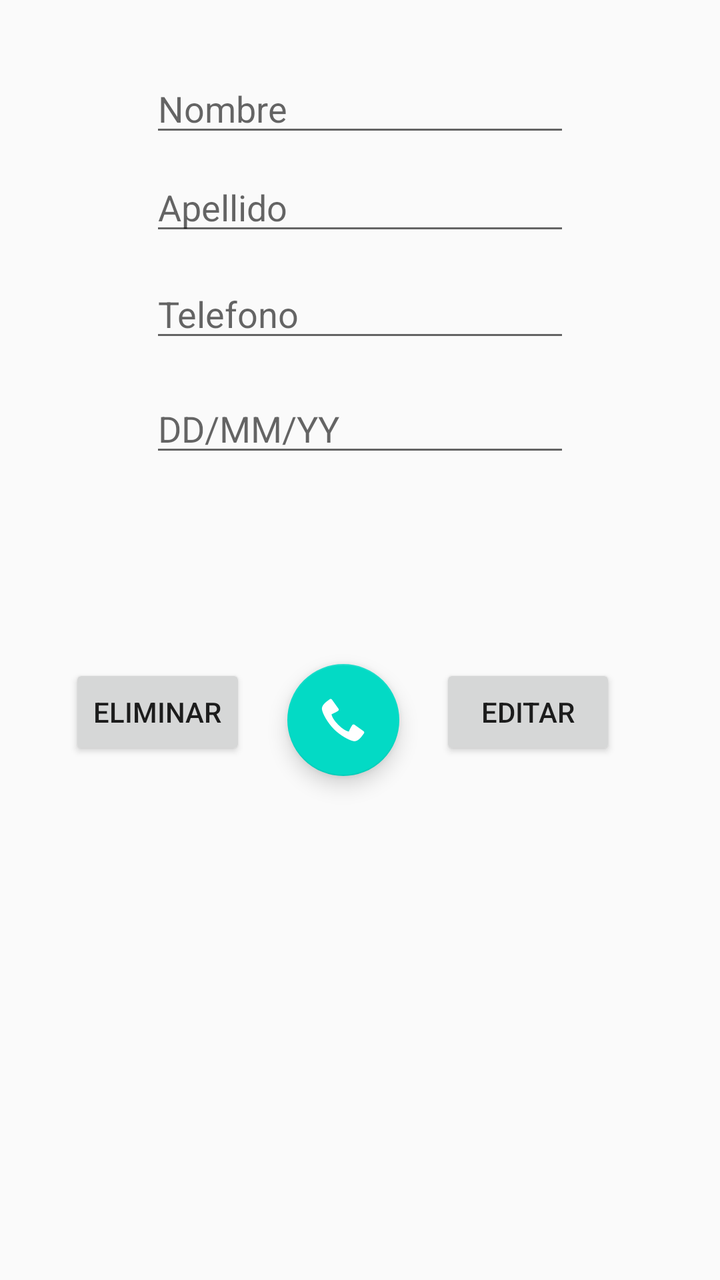
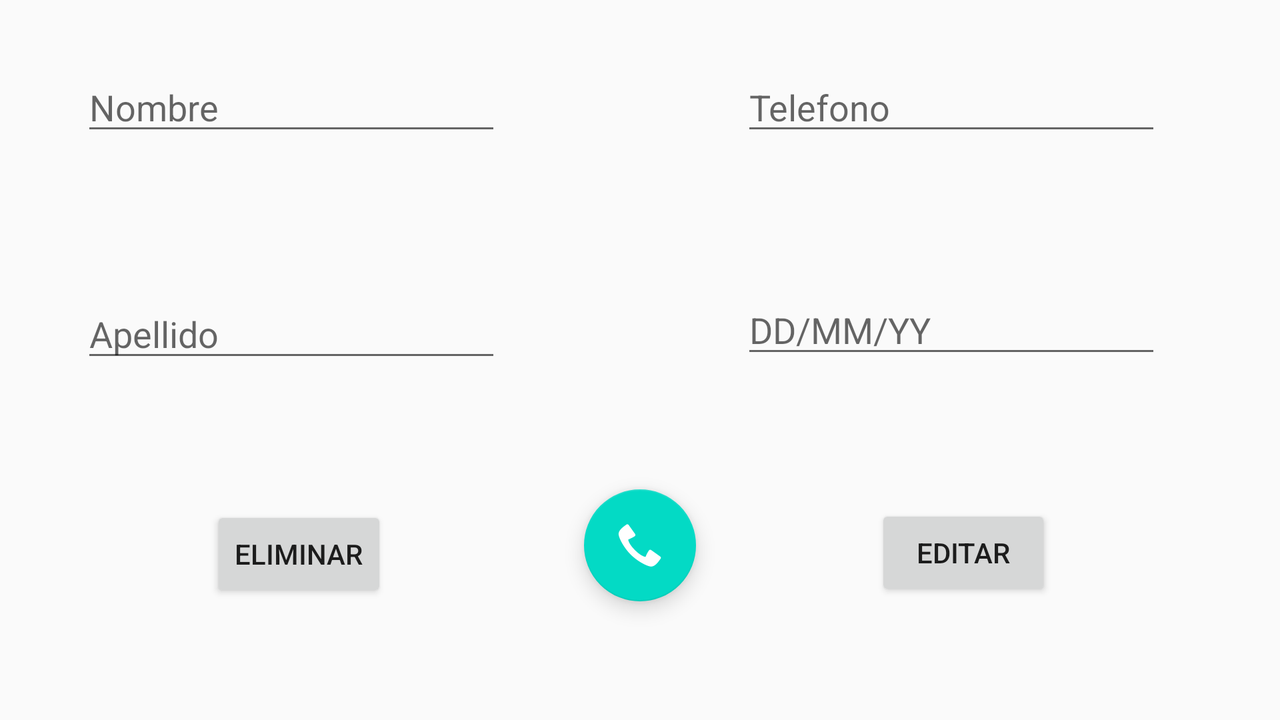

Compare how this app lays out the same screen by default and in its alternative resource folder. The renders come first, then the two layout files and the values they reference.
<!-- AndroidManifest.xml: application theme AppTheme -->
<!-- res/layout/activity_info_contacto.xml -->
<?xml version="1.0" encoding="utf-8"?>
<android.support.constraint.ConstraintLayout xmlns:android="http://schemas.android.com/apk/res/android"
    xmlns:app="http://schemas.android.com/apk/res-auto"
    xmlns:tools="http://schemas.android.com/tools"
    android:layout_width="match_parent"
    android:layout_height="match_parent"
    tools:context="com.labprogtest01.InfoContacto">

    <EditText
        android:id="@+id/editNombre"
        android:layout_width="wrap_content"
        android:layout_height="wrap_content"
        android:layout_marginTop="32dp"
        android:ems="10"
        android:hint="@string/ingreso_nombre"
        android:inputType="textPersonName"
        app:layout_constraintEnd_toEndOf="parent"
        app:layout_constraintStart_toStartOf="parent"
        app:layout_constraintTop_toTopOf="parent" />

    <EditText
        android:id="@+id/editApellido"
        android:layout_width="wrap_content"
        android:layout_height="wrap_content"
        android:layout_marginTop="8dp"
        android:ems="10"
        android:hint="@string/ingreso_apellido"
        android:inputType="textPersonName"
        app:layout_constraintEnd_toEndOf="parent"
        app:layout_constraintStart_toStartOf="parent"
        app:layout_constraintTop_toBottomOf="@+id/editNombre" />

    <EditText
        android:id="@+id/editTelefono"
        android:layout_width="wrap_content"
        android:layout_height="wrap_content"
        android:layout_marginTop="12dp"
        android:ems="10"
        android:hint="@string/ingreso_telefono"
        android:inputType="textPersonName"
        app:layout_constraintEnd_toEndOf="parent"
        app:layout_constraintStart_toStartOf="parent"
        app:layout_constraintTop_toBottomOf="@+id/editApellido" />

    <Button
        android:id="@+id/borrar"
        android:layout_width="wrap_content"
        android:layout_height="wrap_content"
        android:layout_marginTop="156dp"
        android:onClick="eliminarContacto"
        android:text="@string/boton_eliminar"
        app:layout_constraintEnd_toStartOf="@+id/button2"
        app:layout_constraintHorizontal_bias="0.263"
        app:layout_constraintStart_toStartOf="parent"
        app:layout_constraintTop_toBottomOf="@+id/editTelefono" />

    <Button
        android:id="@+id/button2"
        android:layout_width="wrap_content"
        android:layout_height="wrap_content"
        android:layout_marginTop="156dp"
        android:layout_marginEnd="52dp"
        android:layout_marginRight="52dp"
        android:onClick="editarContacto"
        android:text="@string/boton_editar"
        app:layout_constraintEnd_toEndOf="parent"
        app:layout_constraintTop_toBottomOf="@+id/editTelefono" />

    <EditText
        android:id="@+id/editFecha"
        android:layout_width="wrap_content"
        android:layout_height="wrap_content"
        android:layout_marginTop="16dp"
        android:ems="10"
        android:hint="@string/ingreso_fecha"
        android:inputType="textPersonName"
        app:layout_constraintEnd_toEndOf="parent"
        app:layout_constraintStart_toStartOf="parent"
        app:layout_constraintTop_toBottomOf="@+id/editTelefono" />

    <android.support.design.widget.FloatingActionButton
        android:id="@+id/callButton"
        android:layout_width="wrap_content"
        android:layout_height="56dp"
        android:layout_marginTop="156dp"
        android:clickable="true"
        android:onClick="llamarContacto"
        app:layout_constraintEnd_toStartOf="@+id/button2"
        app:layout_constraintStart_toEndOf="@+id/borrar"
        app:layout_constraintTop_toBottomOf="@+id/editTelefono"
        app:srcCompat="@android:drawable/stat_sys_phone_call" />
</android.support.constraint.ConstraintLayout>
<!-- resources referenced by this layout -->
<resources>
  <string name="boton_editar">editar</string>
  <string name="boton_eliminar">Eliminar</string>
  <string name="ingreso_apellido">Apellido</string>
  <string name="ingreso_fecha">DD/MM/YY</string>
  <string name="ingreso_nombre">Nombre</string>
  <string name="ingreso_telefono">Telefono</string>
  <style name="AppTheme" parent="Theme.AppCompat.Light.DarkActionBar">
          
          
          <item name="colorPrimary">#212121</item>
          <item name="colorPrimaryDark">#000000</item>
          <item name="colorAccent">@color/colorAccent</item>
          <item name="backgroundcolor">#303030</item>
          <item name="cardbackground">#424242</item>
          <item name="textcolor">#ffffff</item>
          <item name="tintcolor">#ffffff</item>
          <item name="buttoncolor">#2196F3</item>
          <item name="hintcolor">#5c5c5c</item>
      </style>
</resources>
<!-- res/layout-land/activity_info_contacto.xml (the repository's variant of the layout above) -->
<!-- drawn on the phone turned sideways -->
<?xml version="1.0" encoding="utf-8"?>
<android.support.constraint.ConstraintLayout xmlns:android="http://schemas.android.com/apk/res/android"
    xmlns:app="http://schemas.android.com/apk/res-auto"
    xmlns:tools="http://schemas.android.com/tools"
    android:layout_width="match_parent"
    android:layout_height="match_parent"
    tools:context="com.labprogtest01.InfoContacto">


    <EditText
        android:id="@+id/editNombre"
        android:layout_width="wrap_content"
        android:layout_height="wrap_content"
        android:ems="10"
        android:hint="@string/ingreso_nombre"
        android:inputType="textPersonName"
        app:layout_constraintBottom_toBottomOf="parent"
        app:layout_constraintEnd_toStartOf="@+id/editTelefono"
        app:layout_constraintHorizontal_bias="0.253"
        app:layout_constraintStart_toStartOf="parent"
        app:layout_constraintTop_toTopOf="parent"
        app:layout_constraintVertical_bias="0.098" />

    <EditText
        android:id="@+id/editApellido"
        android:layout_width="wrap_content"
        android:layout_height="wrap_content"
        android:layout_marginTop="72dp"
        android:ems="10"
        android:hint="@string/ingreso_apellido"
        android:inputType="textPersonName"
        app:layout_constraintBottom_toBottomOf="parent"
        app:layout_constraintEnd_toStartOf="@+id/editFecha"
        app:layout_constraintHorizontal_bias="0.253"
        app:layout_constraintStart_toStartOf="parent"
        app:layout_constraintTop_toBottomOf="@+id/editNombre"
        app:layout_constraintVertical_bias="0.0" />

    <Button
        android:id="@+id/borrar"
        android:layout_width="wrap_content"
        android:layout_height="wrap_content"
        android:onClick="eliminarContacto"
        android:text="@string/boton_eliminar"
        app:layout_constraintBottom_toBottomOf="parent"
        app:layout_constraintEnd_toEndOf="parent"
        app:layout_constraintHorizontal_bias="0.191"
        app:layout_constraintStart_toStartOf="parent"
        app:layout_constraintTop_toBottomOf="@+id/editApellido"
        app:layout_constraintVertical_bias="0.533" />

    <EditText
        android:id="@+id/editFecha"
        android:layout_width="wrap_content"
        android:layout_height="wrap_content"
        android:layout_marginTop="60dp"
        android:ems="10"
        android:hint="@string/ingreso_fecha"
        android:inputType="textPersonName"
        app:layout_constraintBottom_toBottomOf="parent"
        app:layout_constraintEnd_toEndOf="parent"
        app:layout_constraintHorizontal_bias="0.862"
        app:layout_constraintStart_toStartOf="parent"
        app:layout_constraintTop_toBottomOf="@+id/editTelefono"
        app:layout_constraintVertical_bias="0.053" />

    <EditText
        android:id="@+id/editTelefono"
        android:layout_width="wrap_content"
        android:layout_height="wrap_content"
        android:ems="10"
        android:hint="@string/ingreso_telefono"
        android:inputType="textPersonName"
        app:layout_constraintBottom_toBottomOf="parent"
        app:layout_constraintEnd_toEndOf="parent"
        app:layout_constraintHorizontal_bias="0.862"
        app:layout_constraintStart_toStartOf="parent"
        app:layout_constraintTop_toTopOf="parent"
        app:layout_constraintVertical_bias="0.098" />

    <Button
        android:id="@+id/button2"
        android:layout_width="wrap_content"
        android:layout_height="wrap_content"
        android:onClick="editarContacto"
        android:text="@string/boton_editar"
        app:layout_constraintBottom_toBottomOf="parent"
        app:layout_constraintEnd_toEndOf="parent"
        app:layout_constraintHorizontal_bias="0.793"
        app:layout_constraintStart_toStartOf="parent"
        app:layout_constraintTop_toBottomOf="@+id/editFecha"
        app:layout_constraintVertical_bias="0.533" />

    <android.support.design.widget.FloatingActionButton
        android:id="@+id/callButton"
        android:layout_width="wrap_content"
        android:layout_height="56dp"
        android:clickable="true"
        android:onClick="llamarContacto"
        app:layout_constraintBottom_toBottomOf="parent"
        app:layout_constraintEnd_toEndOf="parent"
        app:layout_constraintStart_toStartOf="parent"
        app:layout_constraintTop_toTopOf="parent"
        app:layout_constraintVertical_bias="0.805"
        app:srcCompat="@android:drawable/stat_sys_phone_call" />

</android.support.constraint.ConstraintLayout>
